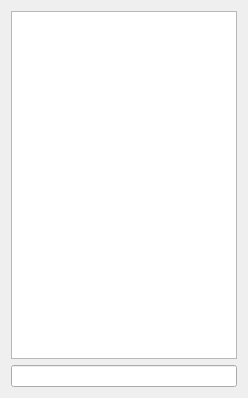
<?xml version="1.0" encoding="UTF-8"?>
<ui version="4.0">
 <class>SearchWindowClass</class>
 <widget class="QWidget" name="SearchWindowClass">
  <property name="geometry">
   <rect>
    <x>0</x>
    <y>0</y>
    <width>248</width>
    <height>398</height>
   </rect>
  </property>
  <property name="windowTitle">
   <string>SearchWindow</string>
  </property>
  <layout class="QHBoxLayout" name="horizontalLayout">
   <item>
    <layout class="QVBoxLayout" name="verticalLayout">
     <item>
      <widget class="QListWidget" name="matchQuestionList"/>
     </item>
     <item>
      <widget class="QLineEdit" name="questionInput"/>
     </item>
    </layout>
   </item>
  </layout>
 </widget>
 <layoutdefault spacing="6" margin="11"/>
 <resources/>
 <connections/>
</ui>
